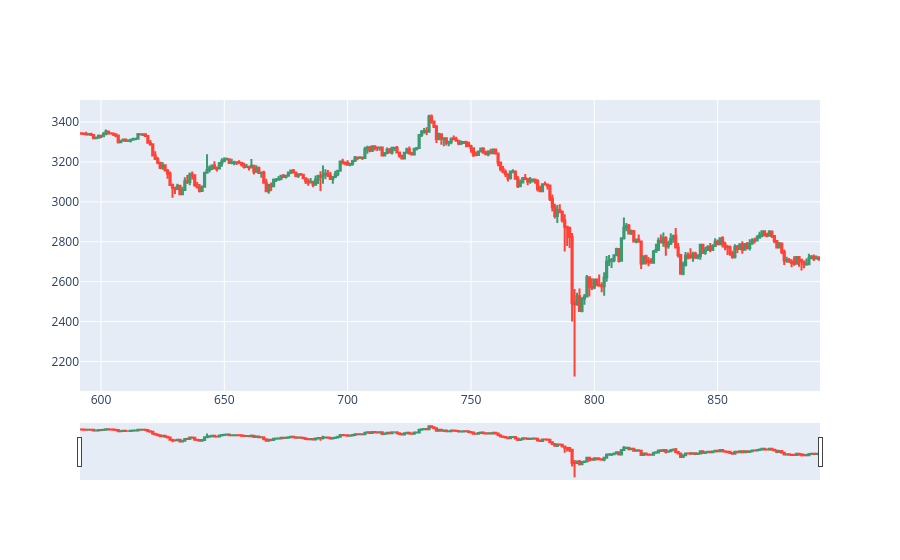

The cell this chart's notebook holds for it:
### Code cell
dfpl = df[100:400]
import plotly.graph_objects as go
from datetime import datetime

fig = go.Figure(data=[go.Candlestick(x=dfpl.id,
                open=dfpl['open'],
                high=dfpl['high'],
                low=dfpl['low'],
                close=dfpl['close'])])

fig.show()

### Figure 1 — Plotly figure (JSON) as saved in the notebook; plotly's stock layout.template omitted (floating-point values rounded to 4 significant figures; data arrays with more than 128 entries replaced by an {"elided": "..."} marker saying what was removed)
{"data": [{"close": {"elided": "300 float values"}, "high": {"elided": "300 float values"}, "low": {"elided": "300 float values"}, "open": {"elided": "300 float values"}, "type": "candlestick", "x": {"elided": "300 int values"}}], "layout": {}}
